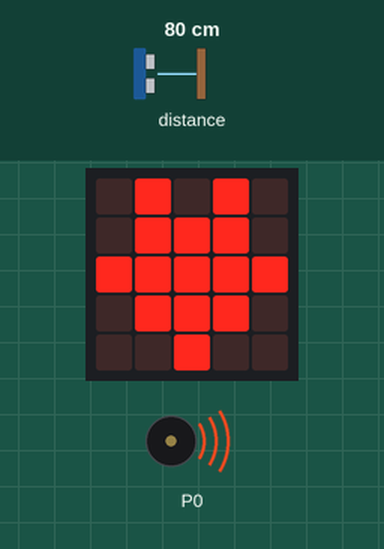
A program run on a simulated BBC micro:bit (MakeCode). On the bench: the board's 5×5 LED display, buzzer (waves = sounding). The inputs (shaded band) are chosen by the test bench; at power-on: distance to the obstacle 80 cm.

Above: at 1.2 s.
1.3 s: distance to the obstacle set to 7 cm
At 2.5 s:
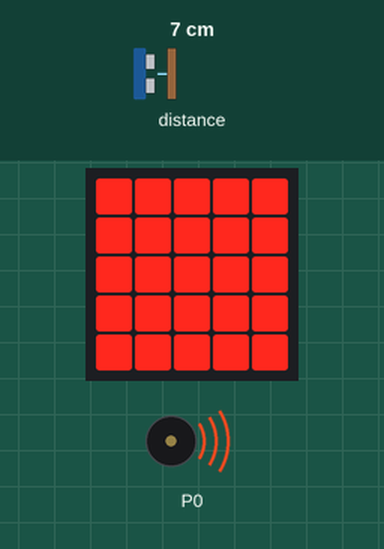
2.8 s: distance to the obstacle set to 4 cm
At 3.5 s:
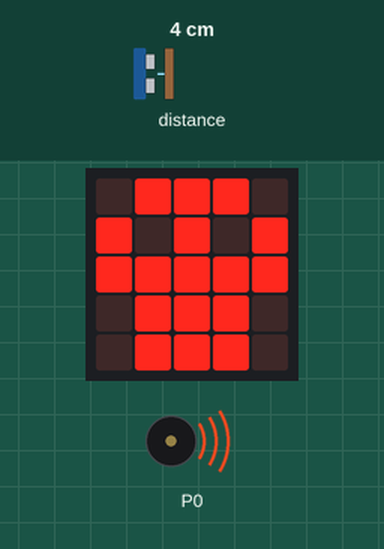
5.6 s: distance to the obstacle set to 18 cm
At 8.3 s:
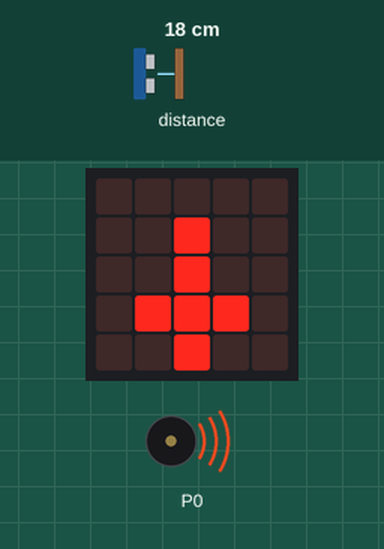
8.6 s: distance to the obstacle set to 35 cm
At 9.3 s:
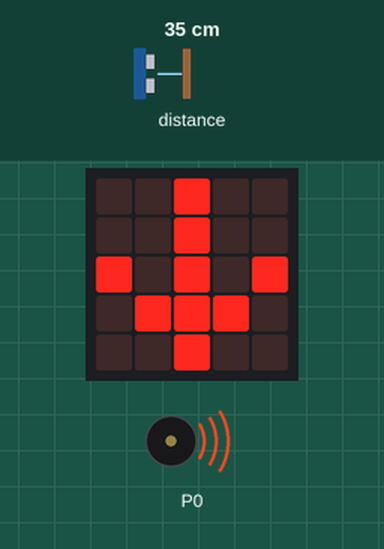
10.1 s: distance to the obstacle set to 95 cm
At 10.7 s:
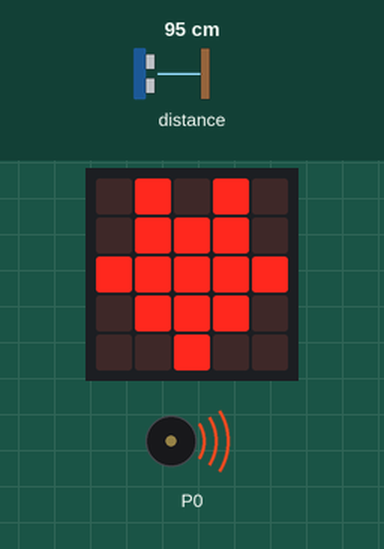
11.6 s: distance to the obstacle set to 104 cm
At 13.7 s:
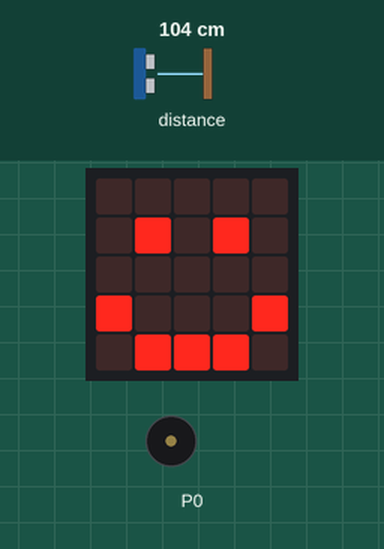
Timing chart, 0 to 14.7 s (numbered marks = the images above; inputs shaded):
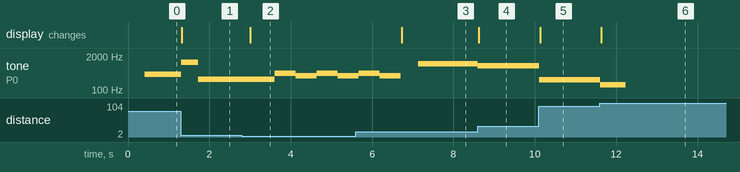

Measured:
- the behaviour switches between 6 and 5 cm on distance to the obstacle (found by bisection; images 1 and 2)
- the behaviour switches between 100 and 101 cm on distance to the obstacle (found by bisection; images 5 and 6)
- after the input at 1.3 s, tone on P0: 400 Hz → 1130 Hz at once, → 262 Hz 0.42 s later; the display: changes at once (image 1)
- after the input at 2.8 s, tone on P0: alternates 440 Hz for 0.52 s and 349 Hz for 0.52 s, starting after 0.81 s; the display: changes after 0.21 s (image 2)
- after the input at 5.6 s, the display: changes after 1.1 s (image 3)
- after the input at 8.6 s, tone on P0: 1020 Hz → 850 Hz at once; the display: changes at once (image 4)
- after the input at 10.1 s, tone on P0: 850 Hz → 250 Hz at once; the display: changes at once (image 5)
- after the input at 11.6 s, tone on P0: 250 Hz → 160 Hz at once, → silent 0.63 s later; the display: changes at once (image 6)

The program:

main.ts
```typescript
let distanz_variable = 0
music.setVolume(60)
basic.forever(function () {
    distanz_variable = sonar.ping(
    DigitalPin.P0,
    DigitalPin.P1,
    PingUnit.Centimeters
    )
    if (distanz_variable <= 5) {
        basic.showIcon(IconNames.Skull)
        while (distanz_variable >= 0 && distanz_variable <= 5) {
            distanz_variable = sonar.ping(
            DigitalPin.P0,
            DigitalPin.P1,
            PingUnit.Centimeters
            )
            music.playMelody("A A A A F F F F ", 480)
        }
    } else if (distanz_variable <= 10) {
        basic.showLeds(`
            # # # # #
            # # # # #
            # # # # #
            # # # # #
            # # # # #
            `)
        music.ringTone(262)
    } else if (distanz_variable <= 30) {
        basic.showLeds(`
            . . . . .
            . . # . .
            . . # . .
            . # # # .
            . . # . .
            `)
        while (distanz_variable > 10 && distanz_variable <= 30) {
            distanz_variable = sonar.ping(
            DigitalPin.P0,
            DigitalPin.P1,
            PingUnit.Centimeters
            )
            music.ringTone(1200 - distanz_variable * 10)
        }
    } else if (distanz_variable <= 60) {
        basic.showLeds(`
            . . # . .
            . . # . .
            # . # . #
            . # # # .
            . . # . .
            `)
        while (distanz_variable > 30 && distanz_variable <= 60) {
            distanz_variable = sonar.ping(
            DigitalPin.P0,
            DigitalPin.P1,
            PingUnit.Centimeters
            )
            music.ringTone(1200 - distanz_variable * 10)
        }
    } else if (distanz_variable <= 100) {
        basic.showLeds(`
            . # . # .
            . # # # .
            # # # # #
            . # # # .
            . . # . .
            `)
        while (distanz_variable > 60 && distanz_variable <= 100) {
            distanz_variable = sonar.ping(
            DigitalPin.P0,
            DigitalPin.P1,
            PingUnit.Centimeters
            )
            music.ringTone(1200 - distanz_variable * 10)
        }
    } else if (distanz_variable > 100) {
        basic.showIcon(IconNames.Happy)
        music.stopAllSounds()
    } else {

    }
})
```

test.ts
```typescript
// Hier kann man Tests durchführen; diese Datei wird nicht kompiliert, wenn dieses Paket als Erweiterung verwendet wird.
```
